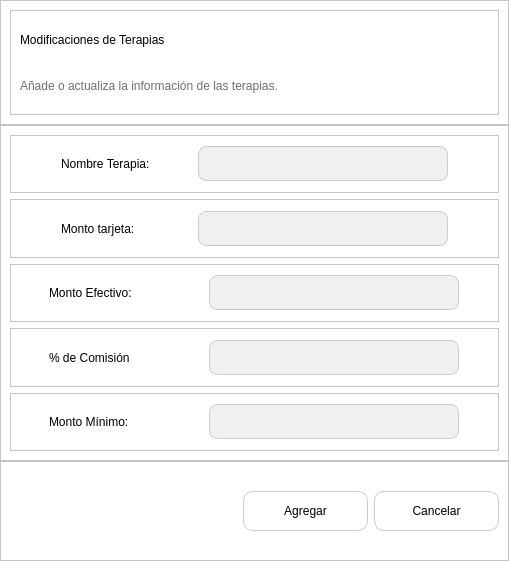
<?xml version="1.0" encoding="UTF-8"?>
<ui version="4.0">
 <class>MainWindow</class>
 <widget class="QMainWindow" name="MainWindow">
  <property name="geometry">
   <rect>
    <x>0</x>
    <y>0</y>
    <width>509</width>
    <height>561</height>
   </rect>
  </property>
  <property name="windowTitle">
   <string>Terapias</string>
  </property>
  <property name="windowIcon">
   <iconset>
    <normaloff>InterfaceImages/313969136_5709585199110797_1271018789977176534_n.png</normaloff>InterfaceImages/313969136_5709585199110797_1271018789977176534_n.png</iconset>
  </property>
  <property name="styleSheet">
   <string notr="true">background-color: rgb(255, 255, 255);</string>
  </property>
  <widget class="QWidget" name="centralwidget">
   <layout class="QVBoxLayout" name="verticalLayout">
    <property name="spacing">
     <number>0</number>
    </property>
    <property name="leftMargin">
     <number>0</number>
    </property>
    <property name="topMargin">
     <number>0</number>
    </property>
    <property name="rightMargin">
     <number>0</number>
    </property>
    <property name="bottomMargin">
     <number>0</number>
    </property>
    <item>
     <widget class="QFrame" name="frame_2">
      <property name="minimumSize">
       <size>
        <width>0</width>
        <height>50</height>
       </size>
      </property>
      <property name="maximumSize">
       <size>
        <width>16777215</width>
        <height>125</height>
       </size>
      </property>
      <property name="frameShape">
       <enum>QFrame::StyledPanel</enum>
      </property>
      <property name="frameShadow">
       <enum>QFrame::Raised</enum>
      </property>
      <layout class="QHBoxLayout" name="horizontalLayout">
       <item>
        <widget class="QFrame" name="frame">
         <property name="minimumSize">
          <size>
           <width>350</width>
           <height>0</height>
          </size>
         </property>
         <property name="maximumSize">
          <size>
           <width>650</width>
           <height>16777215</height>
          </size>
         </property>
         <property name="frameShape">
          <enum>QFrame::StyledPanel</enum>
         </property>
         <property name="frameShadow">
          <enum>QFrame::Raised</enum>
         </property>
         <layout class="QVBoxLayout" name="verticalLayout_2">
          <item>
           <widget class="QLabel" name="label_11">
            <property name="styleSheet">
             <string notr="true">color: rgb(0, 0, 0);
font: bold 12pt &quot;Nunito&quot;;</string>
            </property>
            <property name="text">
             <string>Modificaciones de Terapias</string>
            </property>
           </widget>
          </item>
          <item>
           <widget class="QLabel" name="label_12">
            <property name="maximumSize">
             <size>
              <width>16777215</width>
              <height>55</height>
             </size>
            </property>
            <property name="styleSheet">
             <string notr="true">color: rgb(111, 111, 111);
font: bold 7pt &quot;Nunito&quot;;</string>
            </property>
            <property name="text">
             <string>Añade o actualiza la información de las terapias.</string>
            </property>
           </widget>
          </item>
         </layout>
        </widget>
       </item>
      </layout>
     </widget>
    </item>
    <item>
     <widget class="QFrame" name="frame_3">
      <property name="frameShape">
       <enum>QFrame::StyledPanel</enum>
      </property>
      <property name="frameShadow">
       <enum>QFrame::Raised</enum>
      </property>
      <layout class="QVBoxLayout" name="verticalLayout_3">
       <item>
        <widget class="QFrame" name="frame_6">
         <property name="frameShape">
          <enum>QFrame::StyledPanel</enum>
         </property>
         <property name="frameShadow">
          <enum>QFrame::Raised</enum>
         </property>
         <layout class="QHBoxLayout" name="horizontalLayout_7">
          <property name="leftMargin">
           <number>50</number>
          </property>
          <property name="rightMargin">
           <number>50</number>
          </property>
          <item>
           <widget class="QLabel" name="label_13">
            <property name="minimumSize">
             <size>
              <width>125</width>
              <height>0</height>
             </size>
            </property>
            <property name="styleSheet">
             <string notr="true">color: rgb(0, 0, 0);
font: bold 9pt &quot;Nunito&quot;;</string>
            </property>
            <property name="text">
             <string>Nombre Terapia:</string>
            </property>
           </widget>
          </item>
          <item>
           <widget class="QLineEdit" name="le_agNombreTerapias">
            <property name="minimumSize">
             <size>
              <width>250</width>
              <height>35</height>
             </size>
            </property>
            <property name="maximumSize">
             <size>
              <width>200</width>
              <height>16777215</height>
             </size>
            </property>
            <property name="styleSheet">
             <string notr="true">QLineEdit {
    background-color: #f0f0f0; /* Color de fondo deseado */
    border: 1px solid #ccc; /* Color del borde deseado */
    padding: 5px; /* Espacio alrededor del texto */
    color: rgb(0, 0, 0); /* Color del texto deseado */
  	font: 9pt &quot;Nunito&quot;; /* Fuente deseada */
    font-size: 14px; /* Tamaño de fuente deseado */
    border-radius: 8px; /* Redondear las esquinas */
}
</string>
            </property>
            <property name="text">
             <string/>
            </property>
           </widget>
          </item>
         </layout>
        </widget>
       </item>
       <item>
        <widget class="QFrame" name="frame_8">
         <property name="frameShape">
          <enum>QFrame::StyledPanel</enum>
         </property>
         <property name="frameShadow">
          <enum>QFrame::Raised</enum>
         </property>
         <layout class="QHBoxLayout" name="horizontalLayout_5">
          <property name="leftMargin">
           <number>50</number>
          </property>
          <property name="rightMargin">
           <number>50</number>
          </property>
          <item>
           <widget class="QLabel" name="label_15">
            <property name="minimumSize">
             <size>
              <width>125</width>
              <height>0</height>
             </size>
            </property>
            <property name="styleSheet">
             <string notr="true">color: rgb(0, 0, 0);
font: bold 9pt &quot;Nunito&quot;;</string>
            </property>
            <property name="text">
             <string>Monto tarjeta:</string>
            </property>
           </widget>
          </item>
          <item>
           <widget class="QLineEdit" name="le_agMontoTarjetaTerapias">
            <property name="minimumSize">
             <size>
              <width>250</width>
              <height>35</height>
             </size>
            </property>
            <property name="maximumSize">
             <size>
              <width>200</width>
              <height>16777215</height>
             </size>
            </property>
            <property name="styleSheet">
             <string notr="true">QLineEdit {
    background-color: #f0f0f0; /* Color de fondo deseado */
    border: 1px solid #ccc; /* Color del borde deseado */
    padding: 5px; /* Espacio alrededor del texto */
    color: rgb(0, 0, 0); /* Color del texto deseado */
  	font: 9pt &quot;Nunito&quot;; /* Fuente deseada */
    font-size: 14px; /* Tamaño de fuente deseado */
    border-radius: 8px; /* Redondear las esquinas */
}
</string>
            </property>
            <property name="text">
             <string/>
            </property>
           </widget>
          </item>
         </layout>
        </widget>
       </item>
       <item>
        <widget class="QFrame" name="frame_9">
         <property name="frameShape">
          <enum>QFrame::StyledPanel</enum>
         </property>
         <property name="frameShadow">
          <enum>QFrame::Raised</enum>
         </property>
         <layout class="QHBoxLayout" name="horizontalLayout_2">
          <item>
           <widget class="QLabel" name="label_16">
            <property name="minimumSize">
             <size>
              <width>125</width>
              <height>0</height>
             </size>
            </property>
            <property name="maximumSize">
             <size>
              <width>0</width>
              <height>16777215</height>
             </size>
            </property>
            <property name="styleSheet">
             <string notr="true">color: rgb(0, 0, 0);
font: bold 9pt &quot;Nunito&quot;;</string>
            </property>
            <property name="text">
             <string>Monto Efectivo:</string>
            </property>
           </widget>
          </item>
          <item>
           <widget class="QLineEdit" name="le_agMontoEfectivoTerapias">
            <property name="minimumSize">
             <size>
              <width>250</width>
              <height>35</height>
             </size>
            </property>
            <property name="maximumSize">
             <size>
              <width>0</width>
              <height>16777215</height>
             </size>
            </property>
            <property name="styleSheet">
             <string notr="true">QLineEdit {
    background-color: #f0f0f0; /* Color de fondo deseado */
    border: 1px solid #ccc; /* Color del borde deseado */
    padding: 5px; /* Espacio alrededor del texto */
    color: rgb(0, 0, 0); /* Color del texto deseado */
  	font: 9pt &quot;Nunito&quot;; /* Fuente deseada */
    font-size: 14px; /* Tamaño de fuente deseado */
    border-radius: 8px; /* Redondear las esquinas */
}
</string>
            </property>
            <property name="text">
             <string/>
            </property>
           </widget>
          </item>
         </layout>
        </widget>
       </item>
       <item>
        <widget class="QFrame" name="frame_10">
         <property name="frameShape">
          <enum>QFrame::StyledPanel</enum>
         </property>
         <property name="frameShadow">
          <enum>QFrame::Raised</enum>
         </property>
         <layout class="QHBoxLayout" name="horizontalLayout_4">
          <item>
           <widget class="QLabel" name="label_17">
            <property name="minimumSize">
             <size>
              <width>125</width>
              <height>0</height>
             </size>
            </property>
            <property name="maximumSize">
             <size>
              <width>0</width>
              <height>16777215</height>
             </size>
            </property>
            <property name="styleSheet">
             <string notr="true">color: rgb(0, 0, 0);
font: bold 9pt &quot;Nunito&quot;;</string>
            </property>
            <property name="text">
             <string>% de Comisión</string>
            </property>
           </widget>
          </item>
          <item>
           <widget class="QLineEdit" name="le_agMontoEfectivoTerapias_2">
            <property name="minimumSize">
             <size>
              <width>250</width>
              <height>35</height>
             </size>
            </property>
            <property name="maximumSize">
             <size>
              <width>200</width>
              <height>16777215</height>
             </size>
            </property>
            <property name="styleSheet">
             <string notr="true">QLineEdit {
    background-color: #f0f0f0; /* Color de fondo deseado */
    border: 1px solid #ccc; /* Color del borde deseado */
    padding: 5px; /* Espacio alrededor del texto */
    color: rgb(0, 0, 0); /* Color del texto deseado */
  	font: 9pt &quot;Nunito&quot;; /* Fuente deseada */
    font-size: 14px; /* Tamaño de fuente deseado */
    border-radius: 8px; /* Redondear las esquinas */
}
</string>
            </property>
            <property name="text">
             <string/>
            </property>
           </widget>
          </item>
         </layout>
        </widget>
       </item>
       <item>
        <widget class="QFrame" name="frame_11">
         <property name="frameShape">
          <enum>QFrame::StyledPanel</enum>
         </property>
         <property name="frameShadow">
          <enum>QFrame::Raised</enum>
         </property>
         <layout class="QHBoxLayout" name="horizontalLayout_6">
          <item>
           <widget class="QLabel" name="label_18">
            <property name="minimumSize">
             <size>
              <width>125</width>
              <height>0</height>
             </size>
            </property>
            <property name="maximumSize">
             <size>
              <width>0</width>
              <height>16777215</height>
             </size>
            </property>
            <property name="styleSheet">
             <string notr="true">color: rgb(0, 0, 0);
font: bold 9pt &quot;Nunito&quot;;</string>
            </property>
            <property name="text">
             <string>Monto Mínimo:</string>
            </property>
           </widget>
          </item>
          <item>
           <widget class="QLineEdit" name="le_agMontoEfectivoTerapias_3">
            <property name="minimumSize">
             <size>
              <width>250</width>
              <height>35</height>
             </size>
            </property>
            <property name="maximumSize">
             <size>
              <width>0</width>
              <height>16777215</height>
             </size>
            </property>
            <property name="styleSheet">
             <string notr="true">QLineEdit {
    background-color: #f0f0f0; /* Color de fondo deseado */
    border: 1px solid #ccc; /* Color del borde deseado */
    padding: 5px; /* Espacio alrededor del texto */
    color: rgb(0, 0, 0); /* Color del texto deseado */
  	font: 9pt &quot;Nunito&quot;; /* Fuente deseada */
    font-size: 14px; /* Tamaño de fuente deseado */
    border-radius: 8px; /* Redondear las esquinas */
}
</string>
            </property>
            <property name="text">
             <string/>
            </property>
           </widget>
          </item>
         </layout>
        </widget>
       </item>
      </layout>
     </widget>
    </item>
    <item>
     <widget class="QFrame" name="frame_4">
      <property name="minimumSize">
       <size>
        <width>0</width>
        <height>100</height>
       </size>
      </property>
      <property name="maximumSize">
       <size>
        <width>16777215</width>
        <height>100</height>
       </size>
      </property>
      <property name="frameShape">
       <enum>QFrame::StyledPanel</enum>
      </property>
      <property name="frameShadow">
       <enum>QFrame::Raised</enum>
      </property>
      <layout class="QHBoxLayout" name="horizontalLayout_3">
       <item>
        <spacer name="horizontalSpacer_2">
         <property name="orientation">
          <enum>Qt::Horizontal</enum>
         </property>
         <property name="sizeHint" stdset="0">
          <size>
           <width>189</width>
           <height>20</height>
          </size>
         </property>
        </spacer>
       </item>
       <item>
        <widget class="QPushButton" name="btn_agregar_terapia">
         <property name="minimumSize">
          <size>
           <width>125</width>
           <height>0</height>
          </size>
         </property>
         <property name="maximumSize">
          <size>
           <width>125</width>
           <height>40</height>
          </size>
         </property>
         <property name="styleSheet">
          <string notr="true">QPushButton {
    border: 1px solid #ccc;
    border-radius: 10px;           /* Bordes redondeados con radio de 10 píxeles */
    padding: 5px;
	font: bold 9pt &quot;Nunito&quot;;                  /* Espaciado interno del botón */
}

QPushButton:hover{
font: bold 9pt &quot;Nunito&quot;;
background-color: #f0f0f0; /* Color de fondo deseado */
}
</string>
         </property>
         <property name="text">
          <string>Agregar</string>
         </property>
         <property name="icon">
          <iconset>
           <normaloff>InterfaceImages/lista-de-verificacion (1).png</normaloff>InterfaceImages/lista-de-verificacion (1).png</iconset>
         </property>
        </widget>
       </item>
       <item>
        <widget class="QPushButton" name="pushButton_8">
         <property name="minimumSize">
          <size>
           <width>125</width>
           <height>0</height>
          </size>
         </property>
         <property name="maximumSize">
          <size>
           <width>125</width>
           <height>40</height>
          </size>
         </property>
         <property name="styleSheet">
          <string notr="true">QPushButton {
    border: 1px solid #ccc;
    border-radius: 10px;           /* Bordes redondeados con radio de 10 píxeles */
    padding: 5px;
	font: bold 9pt &quot;Nunito&quot;;                  /* Espaciado interno del botón */
}

QPushButton:hover{
font: bold 9pt &quot;Nunito&quot;;
background-color: #f0f0f0; /* Color de fondo deseado */
}
</string>
         </property>
         <property name="text">
          <string>Cancelar</string>
         </property>
         <property name="icon">
          <iconset>
           <normaloff>InterfaceImages/eliminar.png</normaloff>InterfaceImages/eliminar.png</iconset>
         </property>
        </widget>
       </item>
      </layout>
     </widget>
    </item>
   </layout>
  </widget>
 </widget>
 <resources/>
 <connections/>
</ui>
